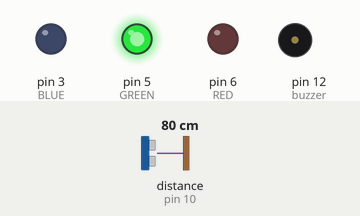
Simulated run of this sketch. Board: Arduino Uno, built with avr-gcc and run on an emulated ATmega328P. On the bench: output pins drawn as LEDs (lit = HIGH), buzzer (waves = sounding, pin HIGH). Inputs (shaded band) come from the test bench; at power-on: distance to the obstacle (sensor on pin 10) 80 cm. The echo pulse lasts 58.3 µs per cm.

Above: at 2.2 s.
2.3 s: distance to the obstacle (sensor on pin 10) set to 71 cm
3.8 s: distance to the obstacle (sensor on pin 10) set to 65 cm
At 6.6 s:
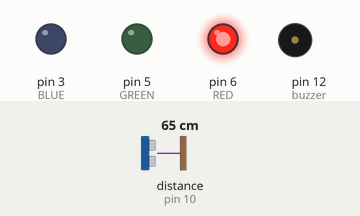
7.4 s: distance to the obstacle (sensor on pin 10) set to 120 cm
At 9.0 s:
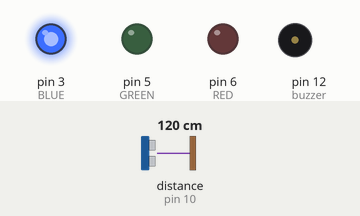
9.3 s: distance to the obstacle (sensor on pin 10) set to 98 cm
11.4 s: distance to the obstacle (sensor on pin 10) set to 91 cm
At 12.42 s:
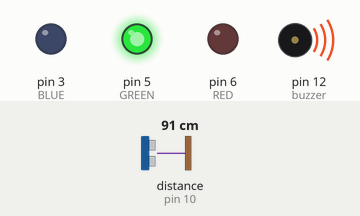
14.0 s: distance to the obstacle (sensor on pin 10) set to 2 cm
At 15.08 s:
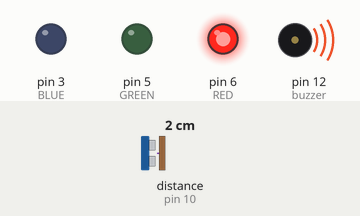
Timing chart, 0 to 17.9 s (numbered marks = the images above; inputs shaded):
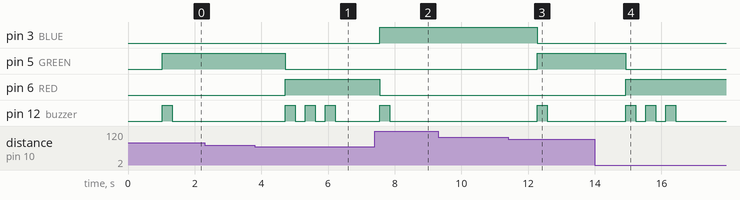

The sketch:

GarageSensorCode.ino
```cpp
//Color constants
#define BLUE 3
#define GREEN 5
#define RED 6
#define OFF -1


//Distance change detection constants
#define INACTIVITY_MILLIS 120000
#define RED_ZONE 69
#define GREEN_ZONE 94
#define BLUE_ZONE 250

#include "SR04.h"
#define TRIG_PIN 10
#define ECHO_PIN 11
SR04 sr04 = SR04(ECHO_PIN, TRIG_PIN);
long a;
int previousColor = OFF;
unsigned long previousColorChangeMillis;

int buzzer = 12;//the pin of the active buzzer

void setup() {
  // put your setup code here, to run once: modified

  pinMode(RED, OUTPUT);
  pinMode(GREEN, OUTPUT);
  pinMode(BLUE, OUTPUT);
  digitalWrite(RED, LOW);
  digitalWrite(GREEN, LOW);
  digitalWrite(BLUE, LOW);

  Serial.begin(9600);
  delay(1000);

  pinMode(buzzer, OUTPUT);


}

void setLightColor(int redVal, int greenVal, int blueVal) {
  digitalWrite(RED,redVal);
  digitalWrite(GREEN,greenVal);
  digitalWrite(BLUE,blueVal);
}

void setBuzzes(int n){
  for(int i=0;i<n;i++){
    digitalWrite(buzzer,HIGH);
    delay(300);
    digitalWrite(buzzer,LOW);
    delay(300);
  }
}

void handleDistanceChange(int color, int buzzNumber){
  if(previousColor != color){
      if(color == RED){
        setLightColor(HIGH,LOW,LOW);
      }
      else if(color == GREEN){
        setLightColor(LOW,HIGH,LOW);
      }
      else if (color == BLUE){
        setLightColor(LOW,LOW,HIGH);
      }
      setBuzzes(buzzNumber);
      previousColor = color;
      previousColorChangeMillis = millis();
    }
    else if((millis() - previousColorChangeMillis) >= INACTIVITY_MILLIS){
      setLightColor(LOW,LOW,LOW);
    }
}

void loop() {
  a = sr04.Distance();
   if(a > 400){
    return;
  }

  if (a < RED_ZONE) {
    handleDistanceChange(RED,3);
  }
  else if (a < GREEN_ZONE) {
    handleDistanceChange(GREEN,1);
  }
  else if (a < BLUE_ZONE) {
        handleDistanceChange(BLUE,1);
  }
  else{
    setLightColor(LOW,LOW,LOW);
    previousColor = OFF;
  }


   delay(1000);


}
```

Measured:
- the behaviour switches between 69 and 68 cm on distance to the obstacle (sensor on pin 10) (found by bisection; images 0 and 1)
- the behaviour switches between 94 and 93 cm on distance to the obstacle (sensor on pin 10) (found by bisection; images 2 and 3)
- after the input at 2.3 s, every drawn part: stays the same
- after the input at 3.8 s, pin 5 (GREEN): HIGH → LOW after 0.92 s; pin 6 (RED): LOW → HIGH after 0.92 s; pin 12 (buzzer): alternates HIGH for 0.30 s and LOW for 0.30 s, 6 changes in all, then stays LOW, starting after 0.92 s
- after the input at 7.4 s, pin 3 (BLUE): LOW → HIGH after 0.15 s; pin 6 (RED): HIGH → LOW after 0.15 s; pin 12 (buzzer): LOW → HIGH after 0.15 s, → LOW 0.30 s later
- after the input at 9.3 s, every drawn part: stays the same
- after the input at 11.4 s, pin 3 (BLUE): HIGH → LOW after 0.88 s; pin 5 (GREEN): LOW → HIGH after 0.88 s; pin 12 (buzzer): LOW → HIGH after 0.88 s, → LOW 0.30 s later
- after the input at 14.0 s, pin 5 (GREEN): HIGH → LOW after 0.94 s; pin 6 (RED): LOW → HIGH after 0.94 s; pin 12 (buzzer): alternates HIGH for 0.30 s and LOW for 0.30 s, 6 changes in all, then stays LOW, starting after 0.94 s
